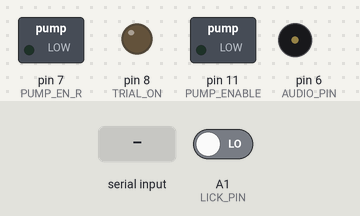
The sketch below on a simulated Arduino Uno, built with avr-gcc and run on an emulated ATmega328P. Shown: switched loads named in the sketch (green lamp = pin HIGH), output pins drawn as LEDs (lit = HIGH), buzzer (waves = sounding). Inputs (shaded band) come from the test bench; at power-on: A1 (LICK_PIN) LOW. Random numbers use the default seed unless the sketch sets one; what the sketch prints to the serial monitor is not drawn.

Above: at 1.2 s.
1.3 s: "1" received over Serial
At 2.1 s:
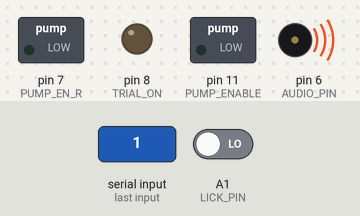
At 3.35 s:
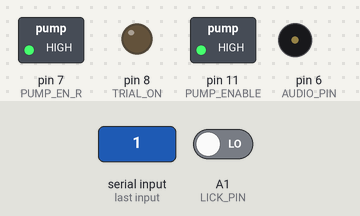
4.3 s: A1 (LICK_PIN) driven HIGH
Timing chart, 0 to 7.3 s (numbered marks = the images above; inputs shaded):
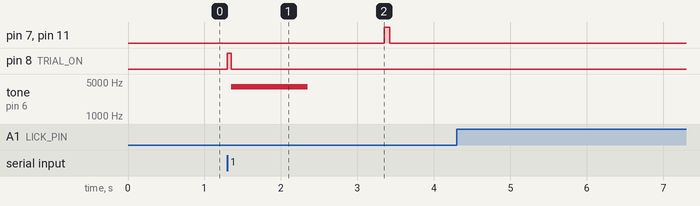

The sketch:

tonefunc.ino
```cpp
// === Hardware Pin Definitions ===
#define PUMP_ENABLE 11         // Water pump control
#define PUMP_EN_R 7            // Pump relay control
#define AUDIO_PIN 6            // Speaker output
#define LICK_PIN A1            // Lick sensor input
#define TRIAL_ON 8             // TTL output for trial start

// === Timing Parameters (ms) ===
#define PUMP_DURATION 75      // Reward pump duration
#define TONE_DURATION 1000     // Tone playback duration
#define POST_TONE_DELAY 1000   // Delay after tone ends
#define MAX_SAME_TONE 5        // Max consecutive same-tone trials
#define LICK_DEBOUNCE 20      // Lick debounce time


// === TTL Pulse Durations (ms)
#define TTL_TONE1_DURATION 50  // TTL pulse for Tone1 (short)
#define TTL_TONE2_DURATION 100  // TTL pulse for Tone2 (long)

// === Tone Frequencies ===
const int TONE1_FREQ = 4000;   // Low tone (rewarded)
const int TONE2_FREQ = 9000;   // High tone (unrewarded)

// === Serial Control Bytes ===
const byte ARDUINO_START = '1';  // Start trial
const byte ARDUINO_OFF = '0';    // (Unused in this code)

byte incoming = 0;

// === Trial State Variables ===
int last_tone = -1;
int same_count = 0;

// === Lick Detection State ===
int last_lick_state = 0;
unsigned long last_lick_time = 0;
volatile int lick_count_this_trial = 0;

void setup() {
  // Initialize output pins
  pinMode(PUMP_ENABLE, OUTPUT);
  pinMode(PUMP_EN_R, OUTPUT);
  pinMode(TRIAL_ON, OUTPUT);
  pinMode(AUDIO_PIN, OUTPUT);

  // Initialize input pin
  pinMode(LICK_PIN, INPUT);

  // Ensure all outputs start LOW
  digitalWrite(PUMP_ENABLE, LOW);
  digitalWrite(PUMP_EN_R, LOW);
  digitalWrite(TRIAL_ON, LOW);

  // Start serial communication
  Serial.begin(115200);

  // Random seed for tone choice
  randomSeed(analogRead(A0));
}

void loop() {
  check_lick();  // Continuously monitor lick sensor

  if (Serial.available() > 0) {
    incoming = Serial.read();
    if (incoming == ARDUINO_START) {
      run_trial();  // Trigger trial if '1' received from serial
    }
  }
}

void run_trial() {
  // Reset lick counter for this trial
  lick_count_this_trial = 0;

  // Randomly choose tone (0 = TONE1, 1 = TONE2)
  int rand_choice = random(0, 2);
  if (rand_choice == last_tone) {
    same_count++;
    if (same_count >= MAX_SAME_TONE) {
      rand_choice = 1 - last_tone;  // Force switch
      same_count = 0;
    }
  } else {
    same_count = 1;
  }
  last_tone = rand_choice;

  // === Send TTL pulse to mark trial start ===
  digitalWrite(TRIAL_ON, HIGH);
  if (rand_choice == 0) {
    delay(TTL_TONE1_DURATION);  // Short TTL for Tone1
  } else {
    delay(TTL_TONE2_DURATION);  // Long TTL for Tone2
  }
  digitalWrite(TRIAL_ON, LOW);

  // === Play tone and monitor licking ===
  unsigned long tone_start = millis();
  tone(AUDIO_PIN, (rand_choice == 0 ? TONE1_FREQ : TONE2_FREQ), TONE_DURATION);

  // Wait while tone plays and post-tone delay elapses
  while (millis() - tone_start < TONE_DURATION + POST_TONE_DELAY) {
    check_lick();
  }

  noTone(AUDIO_PIN);  // Stop tone

  // === Report result via serial ===
  if (rand_choice == 0) {
    give_reward();
    Serial.print("Tone1_low,Reward,LickCount:");
  } else {
    Serial.print("Tone2_high,None,LickCount:");
  }
  Serial.println(lick_count_this_trial);
  int POST_TRIAL_DELAY = random(2000, 5001);  // Random between 1000–4000 ms
  delay(POST_TRIAL_DELAY);  // Wait before next trial
}

void give_reward() {
  // Activate water pump for fixed duration
  digitalWrite(PUMP_ENABLE, HIGH);
  digitalWrite(PUMP_EN_R, HIGH);
  delay(PUMP_DURATION);
  digitalWrite(PUMP_ENABLE, LOW);
  digitalWrite(PUMP_EN_R, LOW);
}

void check_lick() {
  static unsigned long last_lick_time = 0;
  int reading = digitalRead(LICK_PIN);
  unsigned long now = millis();

  if (reading == HIGH && (now - last_lick_time > LICK_DEBOUNCE)) {
    lick_count_this_trial++;
    Serial.print("Lick,");
    Serial.println(now);
    last_lick_time = now;
  }
}
```

Measured:
- after the input at 1.3 s, pin 7 (PUMP_EN_R), pin 11 (PUMP_ENABLE): LOW → HIGH after 2.0 s, → LOW 0.08 s later; pin 8 (TRIAL_ON): LOW → HIGH at once, → LOW 0.05 s later; tone on pin 6 (AUDIO_PIN): silent → 4000 Hz after 0.05 s, → silent 1.0 s later
- after the input at 4.3 s, every drawn part: stays the same
